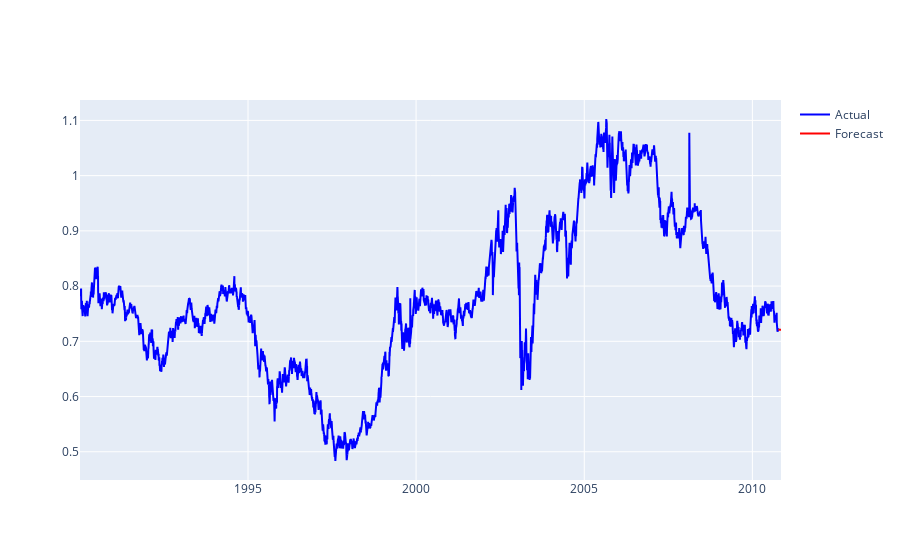

Here is the notebook cell this chart was saved with:
### Code cell
forecast_dates = pd.date_range(start=data.index[-1], periods=30, freq='D') 
forecast_values = results.predict(start=len(data), end=len(data) + 29)  
trace_actual = go.Scatter(x=data.index, y=data['Ex_rate'], mode='lines', name='Actual', line=dict(color='blue'))
trace_forecast = go.Scatter(x=forecast_dates, y=forecast_values, mode='lines', name='Forecast', line=dict(color='red'))

fig = go.Figure([trace_actual, trace_forecast])

fig.show()

### Figure 1 — Plotly figure (JSON) as saved in the notebook; plotly's stock layout.template omitted (floating-point values rounded to 4 significant figures; data arrays with more than 128 entries replaced by an {"elided": "..."} marker saying what was removed)
{"data": [{"line": {"color": "blue"}, "mode": "lines", "name": "Actual", "type": "scatter", "x": {"elided": "7587 str values"}, "y": {"elided": "7587 float values"}}, {"line": {"color": "red"}, "mode": "lines", "name": "Forecast", "type": "scatter", "x": ["2010-10-10T00:00:00", "2010-10-11T00:00:00", "2010-10-12T00:00:00", "2010-10-13T00:00:00", "2010-10-14T00:00:00", "2010-10-15T00:00:00", "2010-10-16T00:00:00", "2010-10-17T00:00:00", "2010-10-18T00:00:00", "2010-10-19T00:00:00", "2010-10-20T00:00:00", "2010-10-21T00:00:00", "2010-10-22T00:00:00", "2010-10-23T00:00:00", "2010-10-24T00:00:00", "2010-10-25T00:00:00", "2010-10-26T00:00:00", "2010-10-27T00:00:00", "2010-10-28T00:00:00", "2010-10-29T00:00:00", "2010-10-30T00:00:00", "2010-10-31T00:00:00", "2010-11-01T00:00:00", "2010-11-02T00:00:00", "2010-11-03T00:00:00", "2010-11-04T00:00:00", "2010-11-05T00:00:00", "2010-11-06T00:00:00", "2010-11-07T00:00:00", "2010-11-08T00:00:00"], "y": [0.721, 0.721, 0.7209, 0.7209, 0.721, 0.721, 0.7209, 0.7209, 0.721, 0.7209, 0.7209, 0.721, 0.721, 0.7209, 0.7209, 0.721, 0.721, 0.7209, 0.7209, 0.721, 0.7209, 0.7209, 0.7209, 0.721, 0.7209, 0.7209, 0.721, 0.721, 0.7209, 0.7209]}], "layout": {}}
